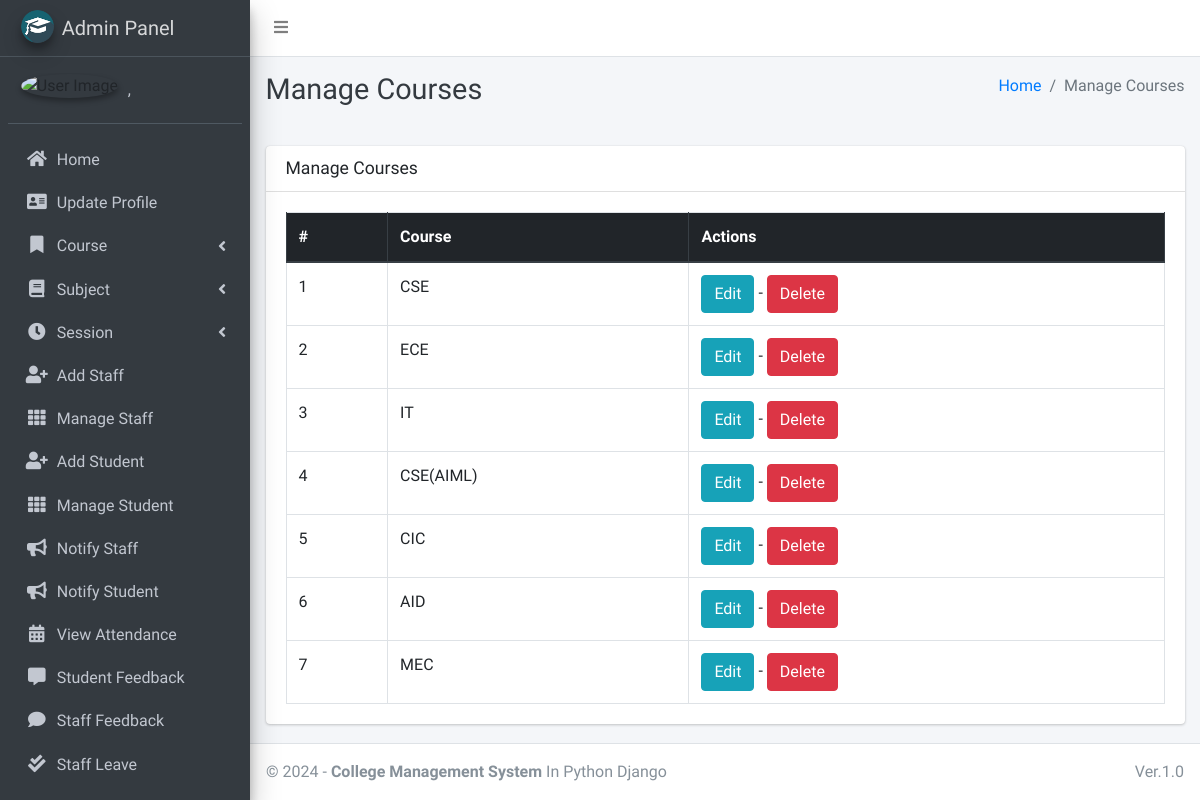
/course/manage/ (signed in), run on an earlier commit of the app's database.
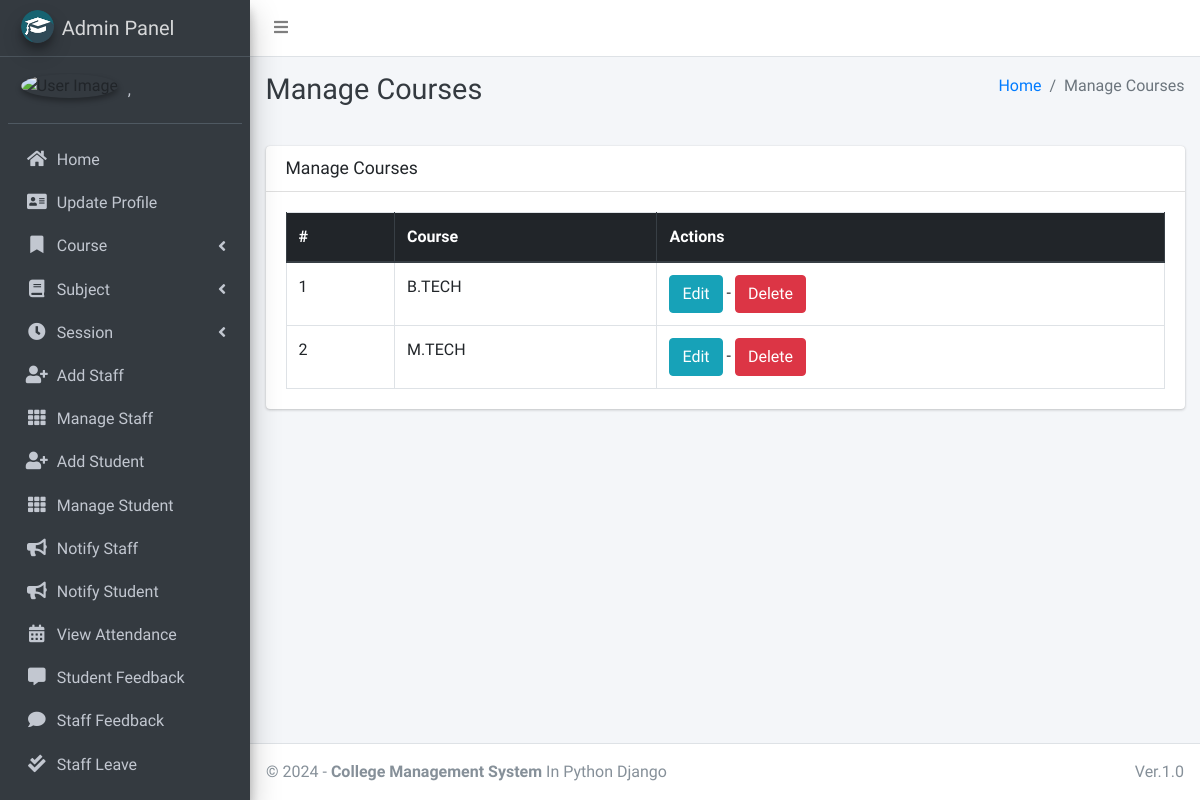
And on a later commit of the database.
### main_app/models.py (models this page shows, shortened)
class Course(models.Model):
    name = models.CharField(max_length=120)
    created_at = models.DateTimeField(auto_now_add=True)
    updated_at = models.DateTimeField(auto_now=True)

### main_app/hod_views.py (the view)
# urls.py: path("course/manage/", hod_views.manage_course, name='manage_course'),
def manage_course(request):
    courses = Course.objects.all()
    context = {
        'courses': courses,
        'page_title': 'Manage Courses'
    }
    return render(request, "hod_template/manage_course.html", context)

### main_app/models.py (called while the page is built)
    def __str__(self):
        return self.last_name + ", " + self.first_name

### main_app/templates/hod_template/manage_course.html
{% extends 'main_app/base.html' %}
{% load static %}
{% block page_title %}{{page_title}}{% endblock page_title %}
{% block content %}
<section class="content">
    <div class="container-fluid">
        <div class="row">
            <div class="col-md-12">
                <div class="card">
                    <div class="card-header">
                        <h3 class="card-title">{{page_title}}</h3>
                    </div>
                    <div class="card-body">
                        <table id="example2" class="table table-bordered table-hover">
                            <thead class="thead-dark">
                                <tr>
                                    <th>#</th>
                                    <th>Course</th>
                                    <th>Actions</th>
                                </tr>
                            </thead>
                            <tbody>
                                {% for course in courses %}
                                <tr>
                                    <td>{{ forloop.counter }}</td>
                                    <td>{{course.name}}</td>
                                    <td>
                                        <a href="{% url 'edit_course' course.id %}" class="btn btn-info">Edit</a> -
                                        <a href="{% url 'delete_course' course.id %}" onclick="return confirm('Are you sure you want to delete this course ?')" class="btn btn-danger">Delete</a>
                                    </td>
                                </tr>
                                {% endfor %}
                            </tbody>
                        </table>
                    </div>
                </div>
            </div>
        </div>
    </div>
</section>
{% endblock content %}

What changed in the data, as far as the page shows it:
removed Course: name "CSE"
removed Course: name "ECE"
removed Course: name "IT"
removed Course: name "CSE(AIML)"
removed Course: name "CIC"
removed Course: name "AID"
removed Course: name "MEC"
added Course: name "B.TECH"
added Course: name "M.TECH"
